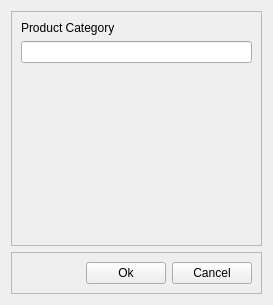
<?xml version="1.0" encoding="UTF-8"?>
<ui version="4.0">
 <class>AddProductCategoryView</class>
 <widget class="QWidget" name="AddProductCategoryView">
  <property name="geometry">
   <rect>
    <x>0</x>
    <y>0</y>
    <width>273</width>
    <height>305</height>
   </rect>
  </property>
  <property name="windowTitle">
   <string>Add new product category</string>
  </property>
  <layout class="QVBoxLayout" name="verticalLayout_2">
   <item>
    <widget class="QFrame" name="frame">
     <property name="frameShape">
      <enum>QFrame::StyledPanel</enum>
     </property>
     <property name="frameShadow">
      <enum>QFrame::Raised</enum>
     </property>
     <layout class="QVBoxLayout" name="verticalLayout">
      <item>
       <widget class="QLabel" name="label">
        <property name="text">
         <string>Product Category</string>
        </property>
       </widget>
      </item>
      <item>
       <widget class="QLineEdit" name="nameLineEdit">
        <property name="maxLength">
         <number>30</number>
        </property>
       </widget>
      </item>
      <item>
       <spacer name="verticalSpacer">
        <property name="orientation">
         <enum>Qt::Vertical</enum>
        </property>
        <property name="sizeHint" stdset="0">
         <size>
          <width>20</width>
          <height>40</height>
         </size>
        </property>
       </spacer>
      </item>
     </layout>
    </widget>
   </item>
   <item>
    <widget class="QFrame" name="frame_2">
     <property name="frameShape">
      <enum>QFrame::StyledPanel</enum>
     </property>
     <property name="frameShadow">
      <enum>QFrame::Raised</enum>
     </property>
     <layout class="QHBoxLayout" name="horizontalLayout">
      <item>
       <spacer name="horizontalSpacer">
        <property name="orientation">
         <enum>Qt::Horizontal</enum>
        </property>
        <property name="sizeHint" stdset="0">
         <size>
          <width>74</width>
          <height>20</height>
         </size>
        </property>
       </spacer>
      </item>
      <item>
       <widget class="QPushButton" name="okPushButton">
        <property name="text">
         <string>Ok</string>
        </property>
       </widget>
      </item>
      <item>
       <widget class="QPushButton" name="cancelPushButton">
        <property name="text">
         <string>Cancel</string>
        </property>
       </widget>
      </item>
     </layout>
    </widget>
   </item>
  </layout>
 </widget>
 <resources/>
 <connections/>
</ui>
